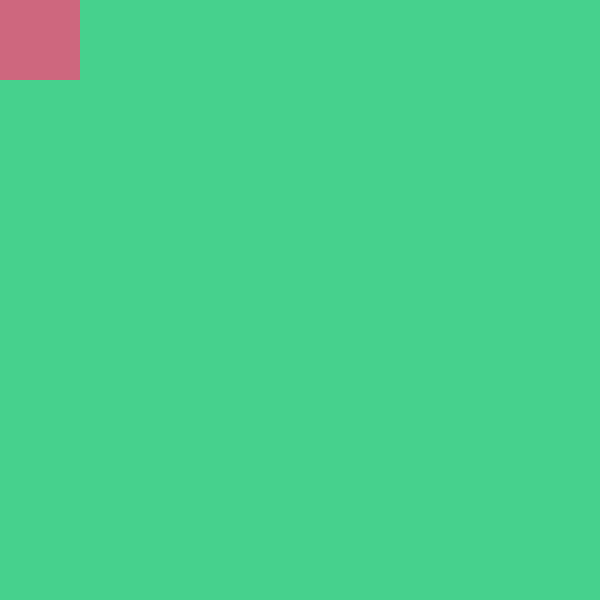
Frame 1 (no input)
Frame 60 (the mouse pressed at the canvas centre just before this capture): identical to frame 1, image omitted
Frame 120 (the mouse held since frame 60 and released just before this capture): identical to frame 1, image omitted

The Processing sketch that drew this single still picture (run headless with seeded random() and noise(); from frame 60 on, the mouse is pressed at the canvas centre):

// Processing sketch: matrix_101
// ── matrix_101.pde

int wh = 80; // now if I want to change w + h, I only have to change it in one place

void setup() {
  size(600, 600);
  background(70, 209, 141);
}



void draw() {

  noStroke();
  fill(206, 103, 126);  // mauve
  rect(0, 0, wh, wh);

  pushMatrix(); // for every push, you need a pop
    translate(100, 0);  // we are translating the matrix. ie moving our paper
    fill(232, 141, 103); // orange
    //rect(0, 0, wh, wh);
    /*
    // and we can nest these turkies
    pushMatrix(); // saving previous setting for the matrix
      translate(0, 100);
      fill(127);  //grey
      //rect(0, 0, wh, wh);
    popMatrix();  // restore put everything back
  */
  popMatrix();
  ///*
  pushMatrix(); // saving previous setting for the matrix
      translate(0, 100);
      fill(91, 187, 209);  //blue
      //rect(0, 0, wh, wh);
  popMatrix();  // restore put everything back
 //*/
  
  //translate(-100, 0);  // have to undo matrix transformations, otherwise, permenant
  fill(232, 198, 141);  //beige
  //rect(width/2 - wh/2, height/2 - wh/2, wh, wh);  // rect mode, or subtract 1/2 w + 1/2 h
//*/
 
}
